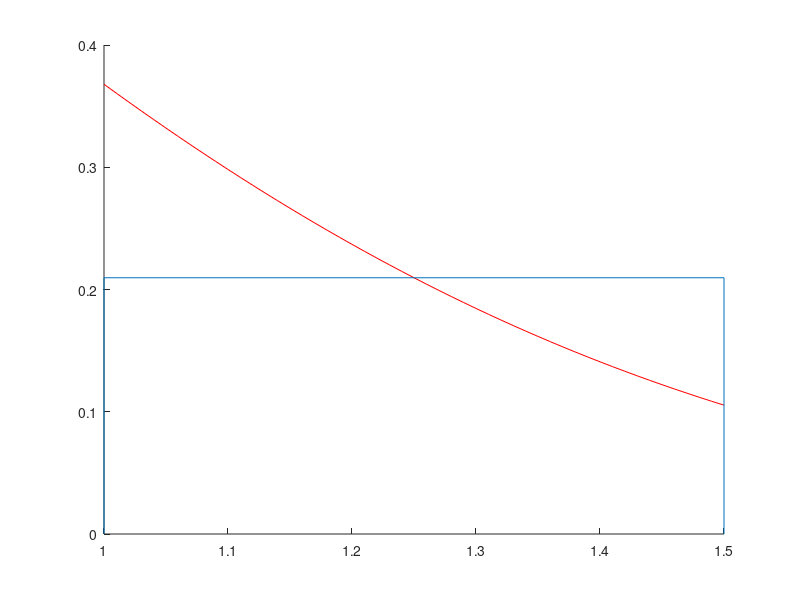

This figure's MATLAB source:
a= 1;
b=1.5;

f = @(x) exp(-x.^2);

rez = (b-a) * f((a+b)/2)

hold on;
range = 1:0.01:1.5;
functie = exp(-range.^2);
plot(range,functie, 'r');

x = [a a b b];
y = [0 f((a+b)/2) f((a+b)/2) 0];

plot(x,y);


n=500;%500
% repeated rectangle form

x1 = a+(b-a)/(2*n);
x = @(i) x1+(i-1)*((b-a)/n);
i = 2:1:n;

rez2 = ((b-a)/n)*(f(x1)+sum(f(x(i))))
